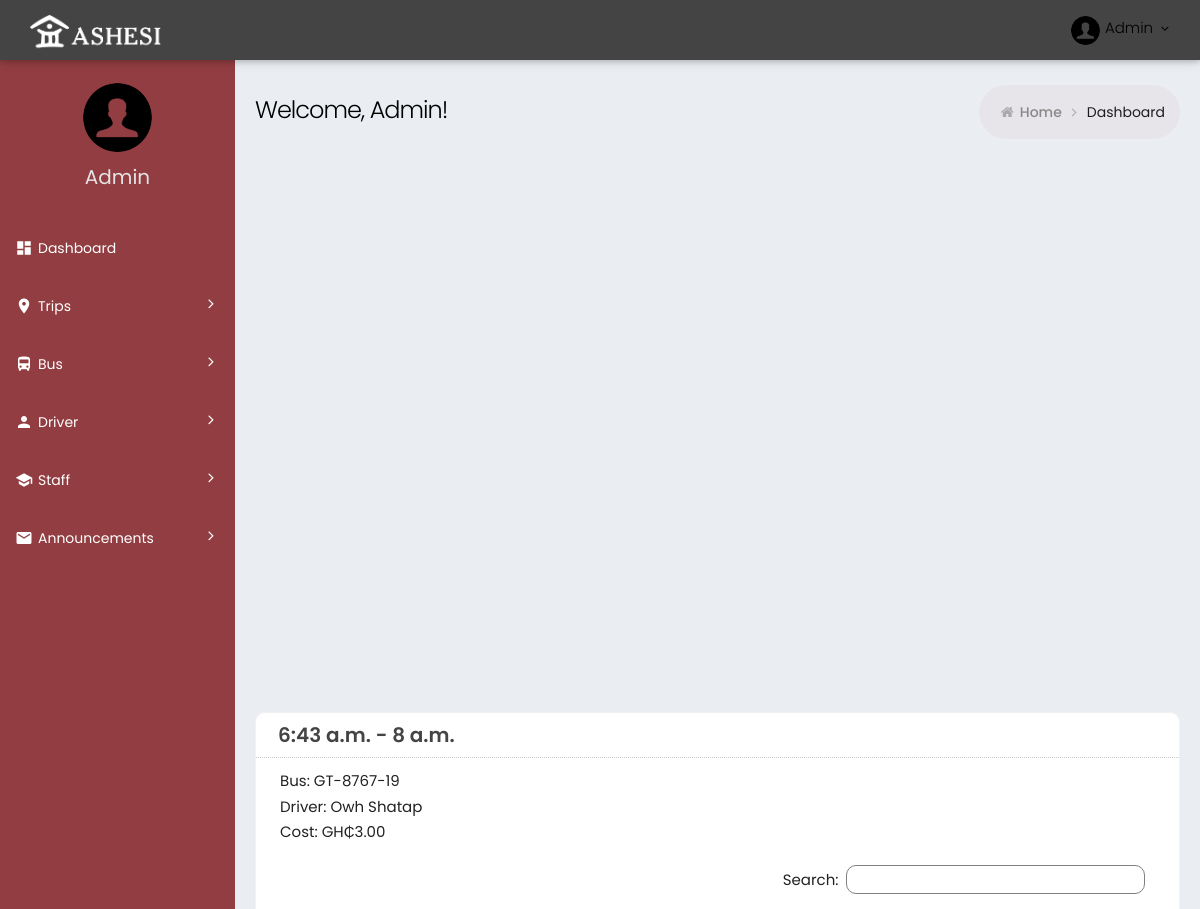
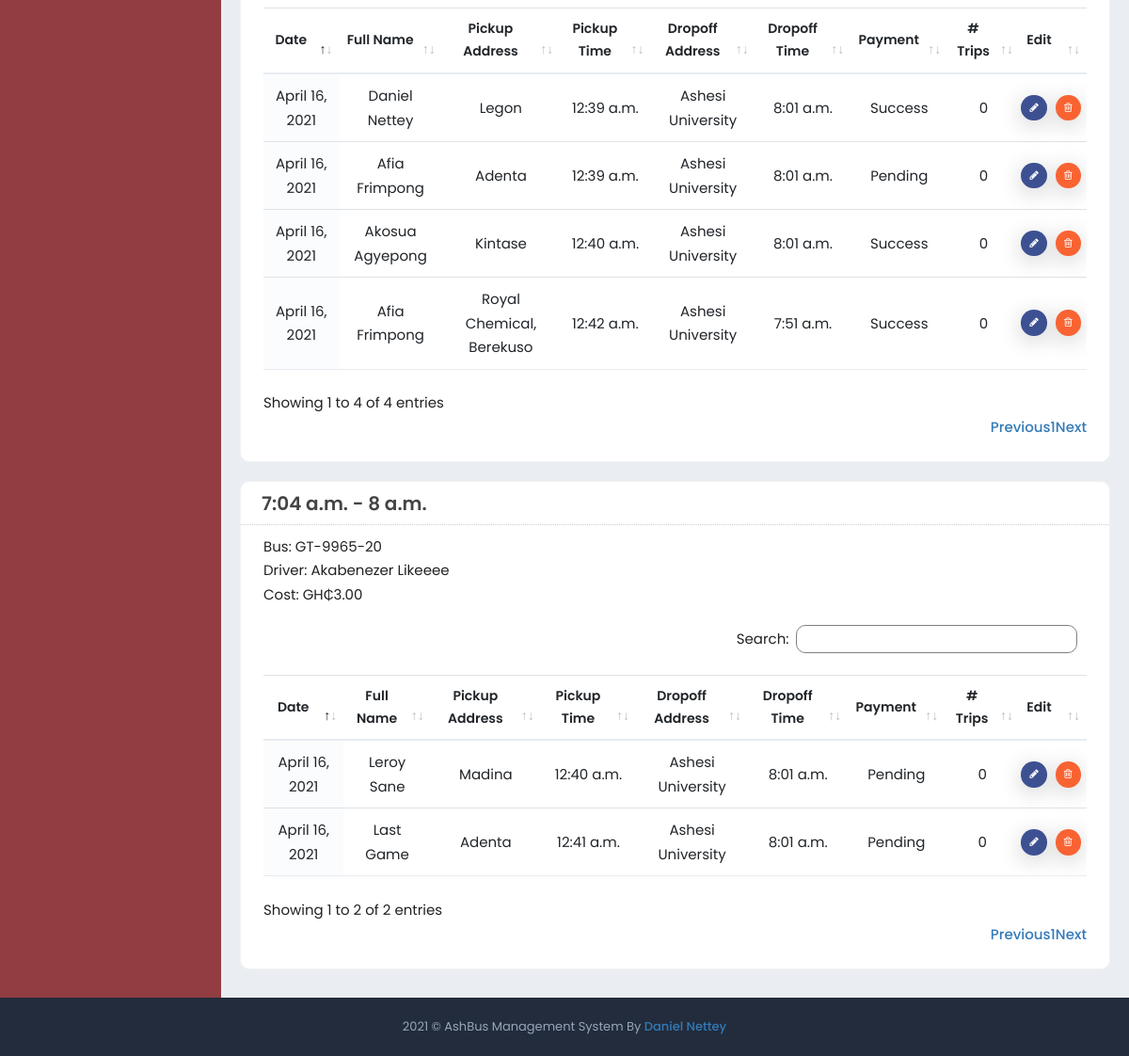
The page / on the database its author committed (2 pictures, top to bottom).
### ashbus/ashbus_web/models.py (models this page shows, shortened)
class Trip(models.Model):
    cost = models.IntegerField(default=3)
    driver = models.ForeignKey(Driver, on_delete=models.CASCADE)
    bus = models.ForeignKey(Bus, on_delete=models.CASCADE)
    start_time = models.TimeField(auto_now=False, auto_now_add=False)
    end_time = models.TimeField(auto_now=False, auto_now_add=False)

class Bus(models.Model):
    bus_number = models.CharField(max_length=40)
    status = models.CharField(max_length=20)
    capacity = models.IntegerField()
    seats_occupied = models.IntegerField()
    location = models.CharField(max_length=60)
    address = models.CharField(max_length=80)
    route = models.ForeignKey(Route, on_delete=models.CASCADE)
    def getLat(self):
        return [float(s.strip()) for s in self.location.split(",")][0]
    def getLng(self):
        return [float(s.strip()) for s in self.location.split(",")][1]

class Driver(models.Model):
    license_number = models.CharField(max_length=20)
    person = models.ForeignKey(Person, on_delete=models.CASCADE)

class Person(models.Model):
    email = models.CharField(max_length=40)
    first_name = models.CharField(max_length=20)
    last_name = models.CharField(max_length=20)
    mobile = models.CharField(max_length=20)
    gender = models.CharField(max_length=10)
    number_of_trips = models.IntegerField(default=0)

class Staff_Trip(models.Model):
    trip = models.ForeignKey(Trip, on_delete=models.CASCADE)
    staff = models.ForeignKey(Staff, on_delete=models.CASCADE)
    pickup_location = models.CharField(max_length=60)
    pickup_Address = models.CharField(max_length=80, default="")
    dropoff_location = models.CharField(max_length=60, default = "5.760627459528241, -0.21990174522088365")
    dropoff_Address = models.CharField(max_length=80, default="Ashesi University ")
    pickup_time = models.TimeField(auto_now=False, auto_now_add=True)
    dropoff_time = models.TimeField(auto_now=False, auto_now_add=False)
    trip_date = models.DateField(auto_now=False,auto_now_add=True)
    payment = models.CharField(max_length=20, default="Pending")

class Staff(models.Model):
    card_id = models.CharField(max_length=10)
    amount = models.IntegerField(default=0)
    person = models.ForeignKey(Person, on_delete=models.CASCADE)
    password = models.CharField(max_length=20, default="")

### ashbus/ashbus_web/views.py (the view)
# urls.py: path('', HomeView, name="index"),
def HomeView(request):
    route = Route.objects.all()
    trips = Staff_Trip.objects.all()
    one_trip = Trip.objects.all()
    return render(request,"index.html", {"route" : route, "trips" : trips, "one_trip" : one_trip})

### ashbus/ashbus_web/models.py (called while the page is built)
    def getStartLat(self):
        return [float(s.strip()) for s in self.start_location.split(",")][0]

    def getStartLng(self):
        return [float(s.strip()) for s in self.start_location.split(",")][1]

    def getEndLat(self):
        return [float(s.strip()) for s in self.end_location.split(",")][0]

    def getEndLng(self):
        return [float(s.strip()) for s in self.end_location.split(",")][1]

    def getRouteList(self):
        return self.decode_polyline(str(self.route).replace("\\\\","\\"))

### ashbus/ashbus_web/templates/index.html (shortened to what this page needs)
{% extends 'innerBase.html'  %}
{% block Content  %}
{% load static %}
<div class="page-content-wrapper">
	<div class="page-content">
		<div class="page-bar">
			<div class="page-title-breadcrumb">
				<div class=" pull-left">
					<div class="page-title">Welcome, Admin!</div>
				</div>
				<ol class="breadcrumb page-breadcrumb pull-right">
					<li><i class="fa fa-home"></i>&nbsp;<a class="parent-item"
							href="{% url 'index' %}">Home</a>&nbsp;<i class="fa fa-angle-right"></i>
					</li>
					<li class="active">Dashboard</li>
				</ol>
			</div>
		</div>
		<div class= "row">
			<div class="col-md-12">
				<div id="basic_gmap" class="gmaps" style="height: 500px"> </div>
			</div>
		</div>
		<br> <br>
		<div class="row">
			<div class="col-md-12">
				{% for one_trip in one_trip %}
				<div class="card card-box">
					<div class="card-head">
						<header>{{ one_trip.start_time  }} - {{ one_trip.end_time }}</header>
					</div>
					<div class="card-body ">
						<div>
							Bus: {{ one_trip.bus.bus_number  }}
						</div>
						<div>
							Driver: {{ one_trip.driver.person.first_name  }} {{ one_trip.driver.person.last_name  }}
						</div>
						<div>
							Cost: GH₵{{ one_trip.cost  }}.00
						</div>
						<div class="table-scrollable">
							<table class="table table-hover table-checkable order-column full-width" id="example{{one_trip.id}}">
								<thead>
									<tr>
										<th class="center"> Date</th>
										<th class="center"> Full Name </th>
										<th class="center"> Pickup Address </th>
										<th class="center"> Pickup Time </th>
										<th class="center"> Dropoff Address </th>
										<th class="center"> Dropoff Time </th>
										<th class="center"> Payment </th>
										<th class="center"> # Trips </th>
										<th class="center"> Edit </th>
									</tr>
								</thead>
								<tbody>
									{% for trip in trips %}
									{% if trip.trip.id == one_trip.id %}
									<form action="">
										<tr class="odd gradeX">
											<td class="center"> {{ trip.trip_date }} </td>
											<td class="center"> {{ trip.staff.person.first_name }} {{ trip.staff.person.last_name }} </td>
											<td class="center"> {{ trip.pickup_Address }} </td>
											<td class="center"> {{ trip.pickup_time }} </td>
											<td class="center"> {{ trip.dropoff_Address }} </td>
											<td class="center"> {{ trip.dropoff_time }} </td>
											<td class="center"> {{ trip.payment }} </td>
											<td class="center"> {{ trip.staff.person.number_of_trips }} </td>
											<td class="center">
												<a class="btn btn-tbl-delete btn-xs" style="background:#3d5192">
													<i class="fa fa-pencil"></i>
												</a>
												<a class="btn btn-tbl-delete btn-xs">
													<i class="fa fa-trash-o"></i>
												</a>
											</td>
										</tr>
									</form>
									{% endif %}
									{% endfor %}
								</tbody>
							</table>
						</div>
					</div>
				</div>
				{% endfor %}
				</div>
			</div>
		</div>
	</div>
</div>
{% endblock Content  %}
{% block Maps %}
{% load static %}
{% endblock Maps  %}

### ashbus/ashbus_web/static/css/material_style.css (style rules this page uses)
.full-width { width: 100% !important; }

### ashbus/ashbus_web/static/css/responsive.css (style rules this page uses)
@media (min-width:992px) { .page-content-wrapper { float: left; width: 100% } }
@media (min-width:992px) { .page-content-wrapper .page-content { margin-left: 235px; margin-top: 0; min-height: 600px; padding: 25px 20px 10px } }

### ashbus/ashbus_web/static/css/theme-color.css (style rules this page uses)
:root { --sidebar-color: #ffffff; --sidebar-font-color: #4680ff; --logo-color: #222c3c; --header-color: #6673FC; }

### rows shown on the page
Trip: start_time "6:43 a.m.", end_time "8 a.m.", bus.bus_number "GT-8767-19", driver.person.first_name "Owh", driver.person.last_name "Shatap", cost "3"
Staff_Trip: trip_date "April 16, 2021", staff.person.first_name "Daniel", staff.person.last_name "Nettey", pickup_Address "Legon", pickup_time "12:39 a.m.", dropoff_Address "Ashesi University", dropoff_time "8:01 a.m.", payment "Success", staff.person.number_of_trips "0"
Staff_Trip: trip_date "April 16, 2021", staff.person.first_name "Afia", staff.person.last_name "Frimpong", pickup_Address "Adenta", pickup_time "12:39 a.m.", dropoff_Address "Ashesi University", dropoff_time "8:01 a.m.", payment "Pending", staff.person.number_of_trips "0"
Staff_Trip: trip_date "April 16, 2021", staff.person.first_name "Akosua", staff.person.last_name "Agyepong", pickup_Address "Kintase", pickup_time "12:40 a.m.", dropoff_Address "Ashesi University", dropoff_time "8:01 a.m.", payment "Success", staff.person.number_of_trips "0"
Staff_Trip: trip_date "April 16, 2021", staff.person.first_name "Afia", staff.person.last_name "Frimpong", pickup_Address "Royal Chemical, Berekuso", pickup_time "12:42 a.m.", dropoff_Address "Ashesi University", dropoff_time "7:51 a.m.", payment "Success", staff.person.number_of_trips "0"
Trip: start_time "7:04 a.m.", end_time "8 a.m.", bus.bus_number "GT-9965-20", driver.person.first_name "Akabenezer", driver.person.last_name "Likeeee", cost "3"
Staff_Trip: trip_date "April 16, 2021", staff.person.first_name "Leroy", staff.person.last_name "Sane", pickup_Address "Madina", pickup_time "12:40 a.m.", dropoff_Address "Ashesi University", dropoff_time "8:01 a.m.", payment "Pending", staff.person.number_of_trips "0"
Staff_Trip: trip_date "April 16, 2021", staff.person.first_name "Last", staff.person.last_name "Game", pickup_Address "Adenta", pickup_time "12:41 a.m.", dropoff_Address "Ashesi University", dropoff_time "8:01 a.m.", payment "Pending", staff.person.number_of_trips "0"
